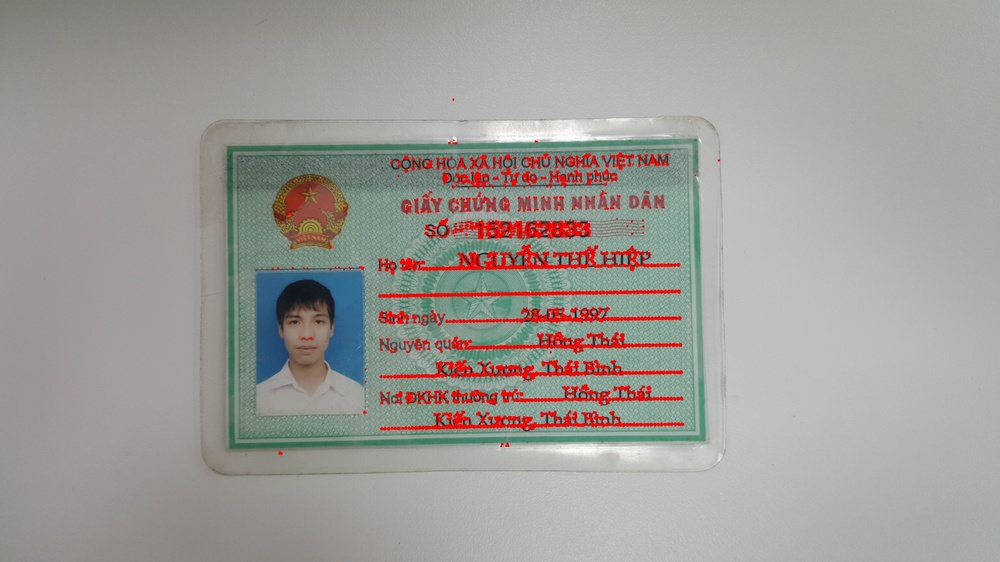
#> input picture find method/phase1/1.jpg, 1000 x 562 px, shrunk from 2048 x 1152 before the run
$ python harris_corner.py 1.jpg out.png
#> lines starting #> are read from the running program, lines starting #| are printed output that depends on the picture; after the words box and inside, x2 and y2 are one past the last pixel; in counts of white or black regions, pixels touching at a corner belong together
import cv2
import sys
import numpy as np

if __name__ == "__main__":
    path_img = sys.argv[1]
    img = cv2.imread(path_img)
#> img is the input picture: shape (562, 1000, 3); mean B, G, R 151.7, 155.4, 158.6
    gray = cv2.cvtColor(img, cv2.COLOR_BGR2GRAY)
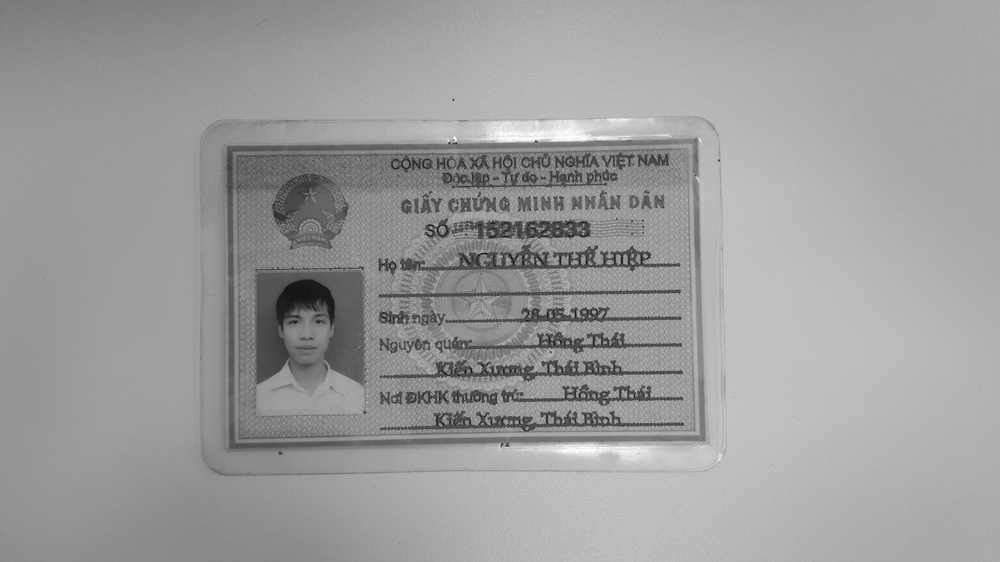
#> gray: shape (562, 1000); min 15, max 255, mean 156

    gray = np.float32(gray)
    dst = cv2.cornerHarris(gray, 3, 3, 0.04)
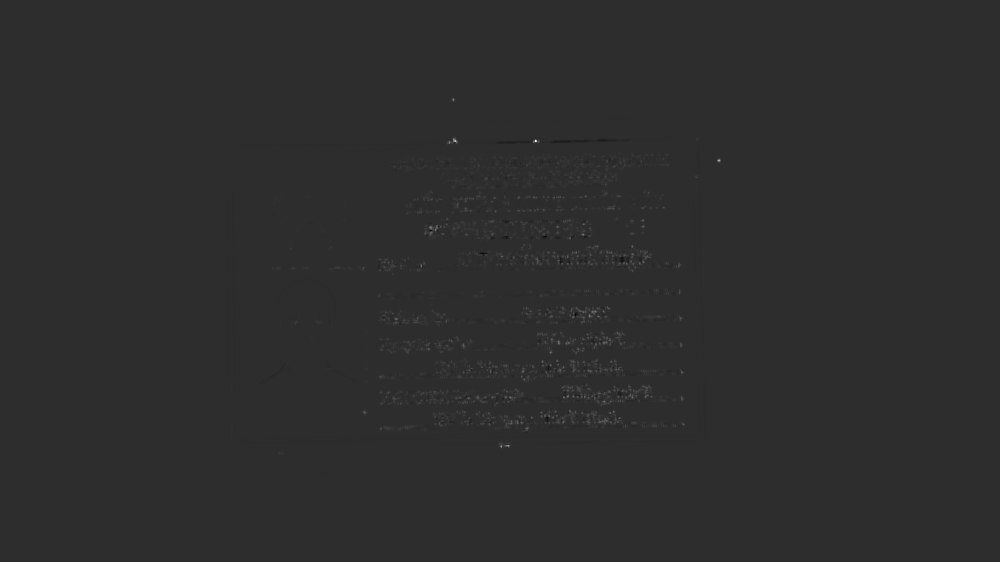
#> dst: shape (562, 1000) float32; min -4578786.5, max 21247520, mean 28220.5; drawn with min black and max white
    dst = cv2.dilate(dst, None)
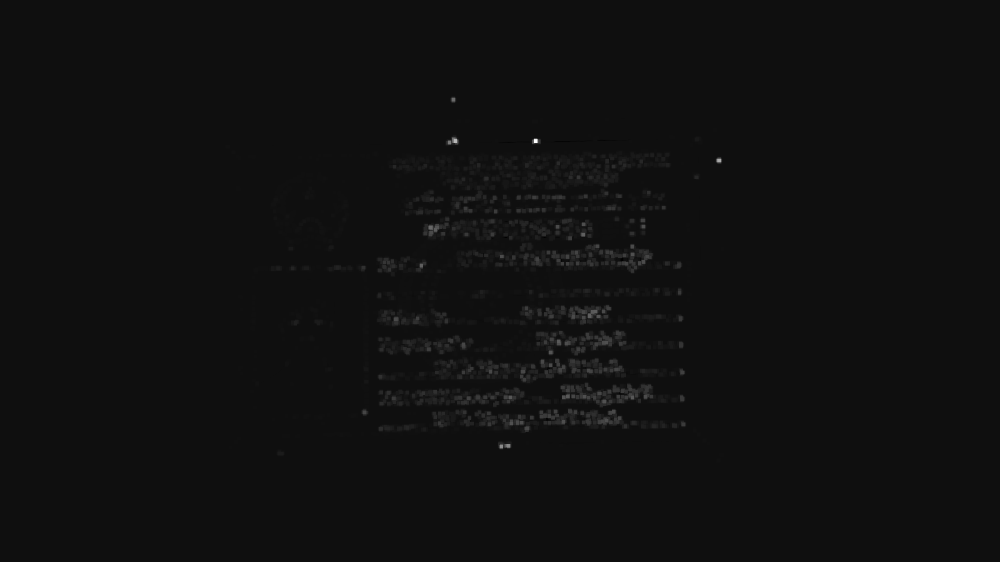
#> dst: shape (562, 1000) float32; min -1379315.1, max 21247520, mean 90471.6; drawn with min black and max white

    cv2.imshow("dst", dst)
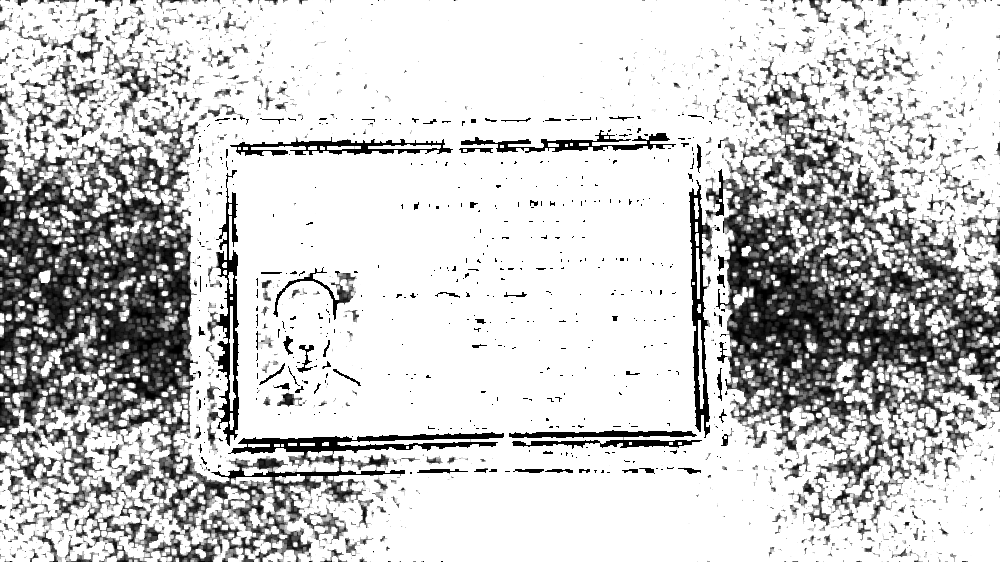
#> window 'dst': shape (562, 1000); min 0, max 255, mean 203
    cv2.waitKey(0)

    #img[dst>0.01*dst.max()]=[0,0,255] detect corner (R large)
    img[dst < 0] = [0, 0, 255]
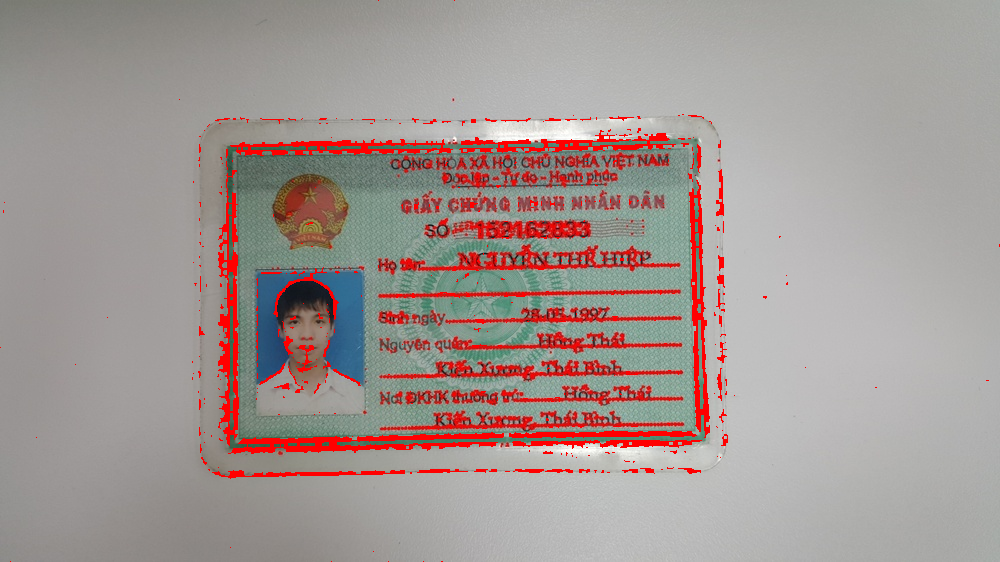
#> img: shape (562, 1000, 3); 3.12% of pixels changed, all inside (x1, y1, x2, y2) = (0, 0, 1000, 562)
    if len(sys.argv) >= 3 :
        cv2.imwrite(sys.argv[2], img)
    cv2.imshow("img", img)
    cv2.waitKey(0)
    cv2.destroyAllWindows()
